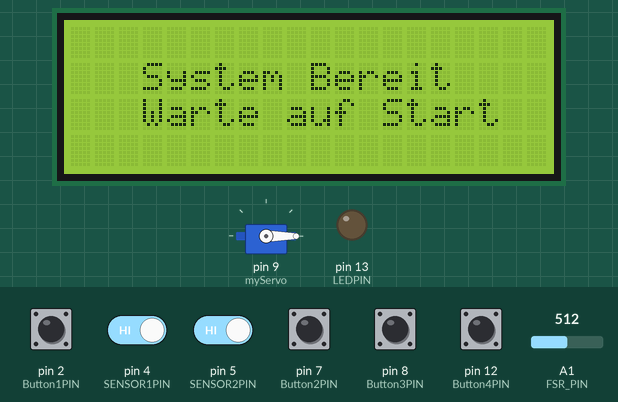
Bench run of a sketch on a simulated Arduino Uno, built with avr-gcc and run on an emulated ATmega328P. Parts: 20×4 character LCD, servo, output pins drawn as LEDs (lit = HIGH). The inputs (shaded band) are chosen by the test bench; at power-on: pin 2 (Button1PIN), pin 4 (SENSOR1PIN), pin 5 (SENSOR2PIN), pin 7 (Button2PIN), pin 8 (Button3PIN), pin 12 (Button4PIN) HIGH, A1 (FSR_PIN) = 512. What the sketch prints to the serial monitor is not drawn.

Above: at 1.3 s.
1.4 s: pin 4 (SENSOR1PIN) driven LOW
At 1.8 s:
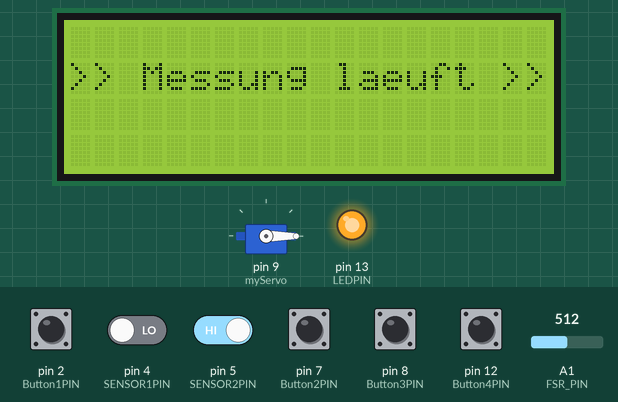
2.9 s: pin 7 (Button2PIN) pulled LOW for 0.15 s
At 3.5 s:
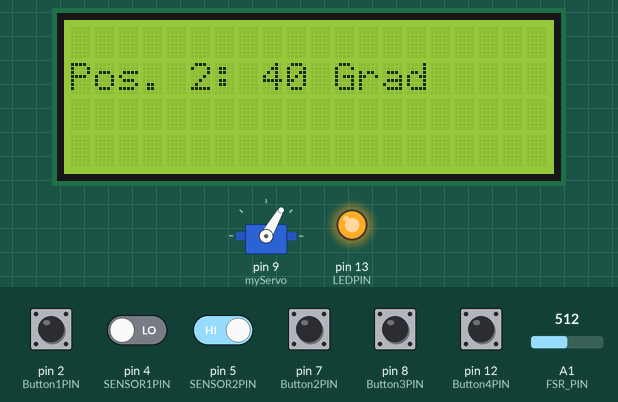
4.5 s: pin 5 (SENSOR2PIN) driven LOW
At 5.8 s:
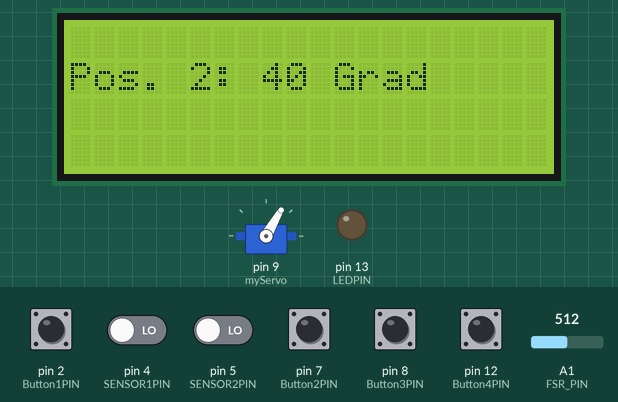
7.5 s: A1 (FSR_PIN) set to 529
9.0 s: A1 (FSR_PIN) set to 549
10.5 s: pin 12 (Button4PIN) pulled LOW for 0.15 s
At 10.59 s:
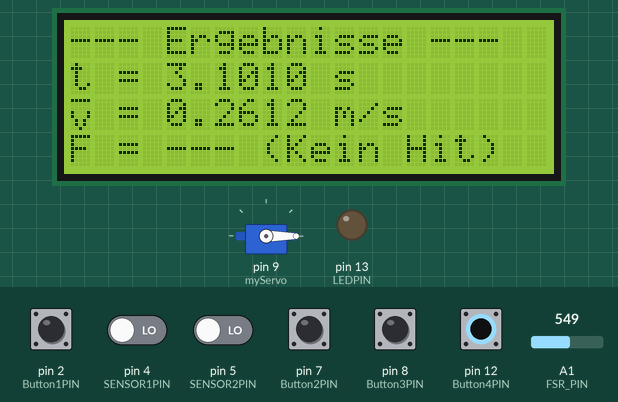
Timing chart, 0 to 13.1 s (numbered marks = the images above; inputs shaded):
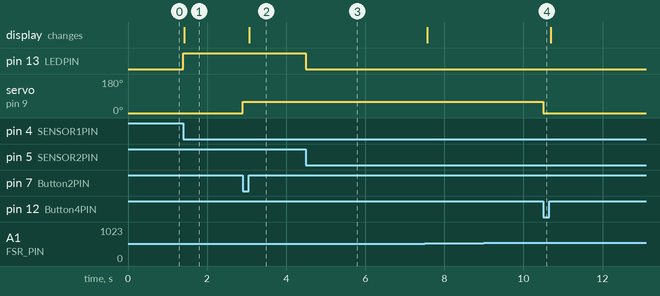

Measured:
- after the input at 1.4 s, pin 13 (LEDPIN): LOW → HIGH at once; the display: changes at once (image 1)
- after the input at 2.9 s, servo on pin 9 (myServo): 0° → 60° at once; the display: changes after 0.17 s (image 2)
- after the input at 4.5 s, pin 13 (LEDPIN): HIGH → LOW at once
- after the input at 9.0 s, every drawn part: stays the same
- after the input at 10.5 s, servo on pin 9 (myServo): 60° → 0° at once

The sketch:

arduino-control.ino
```cpp
#include <Wire.h>
#include <LiquidCrystal_I2C.h>
#include <Servo.h>

// ===========================================================================
// PROJEKT: Statistik-Teststrecke mit Kugelbahn
// ===========================================================================
// Hardware:
// - Arduino Uno
// - LCD 20x4 (I2C)
// - FSR-Sensor
// - 2x IR-Lichtschranken
// - Servo-Motor
//
// Funktion:
// - Misst die Zeit zwischen zwei Punkten
// - Berechnet die Geschwindigkeit
// - Misst die Aufprallkraft am Ende der Bahn
//
// Ausgabe:
// - LCD-Display (4 Nachkommastellen)
// - Serieller Monitor
// ===========================================================================

// ===========================================================================
// OBJEKTE
// ===========================================================================
Servo myServo;                     // Servo-Objekt zur Steuerung des Motors
LiquidCrystal_I2C lcd(0x27, 20, 4); // LCD-Adresse: 0x27, 20 Spalten, 4 Zeilen

// ===========================================================================
// PHYSIKALISCHE KONSTANTEN UND EINSTELLUNGEN
// ===========================================================================
const float DISTANCE_METERS = 0.81;      // Abstand zwischen den beiden Sensoren in Metern
const unsigned long minRaceTime = 200;   // Minimale Laufzeit zur Entprellung (ms)

// ===========================================================================
// KALIBRIERUNGSWERTE (BENUTZERDEFINIERT)
// Diese Werte wurden experimentell ermittelt, damit 100 g genau 1 N entsprechen
// ===========================================================================
const float ZERO_OFFSET = 2158.63;       // Nullpunkt-Korrektur
const float CALIBRATION_FACTOR = 2628.51; // Umrechnungsfaktor

// ===========================================================================
// BENUTZERDEFINIERTES ZEICHEN (Custom Char)
// Erstellt ein 'v' mit Querstrich darüber (Symbol für Durchschnittsgeschwindigkeit)
// ===========================================================================
byte v_quer[8] = {
  0b11111,
  0b00000,
  0b00000,
  0b10001,
  0b10001,
  0b01010,
  0b01010,
  0b00100
};

// ===========================================================================
// PIN-ZUWEISUNGEN (HARDWARE-KONFIGURATION)
// ===========================================================================
#define LEDPIN      13   // Optionale Status-LED
#define SENSOR1PIN  4    // Erster IR-Sensor (Start)
#define SENSOR2PIN  5    // Zweiter IR-Sensor (Ziel)
#define Button1PIN  2    // Taster 1 (Servo Position 1)
#define Button2PIN  7    // Taster 2 (Servo Position 2)
#define Button3PIN  8    // Taster 3 (Servo Position 3)
#define Button4PIN  12   // Taster 4 (System Reset)
#define FSR_PIN     A1   // Analoger Eingang für den Kraftsensor (FSR)

// ===========================================================================
// SYSTEMVARIABLEN
// ===========================================================================
const float R_DIV = 10000.0;   // Widerstand im Spannungsteiler (10 kOhm)

int dynamicThreshold = 0;      // Variabler Schwellenwert zur Rauschunterdrückung

int sensor1State = 0;
int lastSensor1State = 0;

int sensor2State = 0;
int lastSensor2State = 0;

int Button1State;
int Button2State;
int Button3State;
int Button4State;

// ===========================================================================
// ZEITMESSUNG
// ===========================================================================
bool timingActive = false;     // Läuft die Messung aktuell?
unsigned long startTime = 0;   // Startzeitpunkt der Messung

// ===========================================================================
// SETUP: INITIALISIERUNG DES SYSTEMS
// ===========================================================================
void setup() {
  // --- Pin-Konfiguration ---
  pinMode(LEDPIN, OUTPUT);

  pinMode(SENSOR1PIN, INPUT_PULLUP);
  pinMode(SENSOR2PIN, INPUT_PULLUP);

  pinMode(Button1PIN, INPUT_PULLUP);
  pinMode(Button2PIN, INPUT_PULLUP);
  pinMode(Button3PIN, INPUT_PULLUP);
  pinMode(Button4PIN, INPUT_PULLUP);

  pinMode(FSR_PIN, INPUT);

  // --- Serielle Kommunikation ---
  Serial.begin(9600);

  // --- LCD initialisieren ---
  lcd.init();
  lcd.backlight();
  lcd.createChar(0, v_quer);

  // --- Startbildschirm ---
  lcd.clear();
  lcd.setCursor(0, 1);
  lcd.print("   System Bereit");
  lcd.setCursor(0, 2);
  lcd.print("   Warte auf Start");

  // --- Servo initialisieren ---
  myServo.attach(9);
  myServo.write(0);

  // --- Tabellenkopf für Seriellen Monitor (CSV-Format) ---
  Serial.println("Time(s), Speed(m/s), Force(N)");
}

// ===========================================================================
// LOOP: HAUPTPROGRAMMSCHLEIFE
// ===========================================================================
void loop() {
  // -------------------------------------------------------------------------
  // 1. Zustände aller Sensoren und Taster einlesen
  // -------------------------------------------------------------------------
  sensor1State = digitalRead(SENSOR1PIN);
  sensor2State = digitalRead(SENSOR2PIN);

  Button1State = digitalRead(Button1PIN);
  Button2State = digitalRead(Button2PIN);
  Button3State = digitalRead(Button3PIN);
  Button4State = digitalRead(Button4PIN);

  // -------------------------------------------------------------------------
  // 2. Servo-Steuerung für definierte Winkelpositionen
  // -------------------------------------------------------------------------
  if (Button1State == LOW) {
    myServo.write(0);
    delay(150);

    lcd.clear();
    lcd.setCursor(0, 1);
    lcd.print("Pos. 1: 50 Grad");
  }

  if (Button2State == LOW) {
    myServo.write(60);
    delay(150);

    lcd.clear();
    lcd.setCursor(0, 1);
    lcd.print("Pos. 2: 40 Grad");
  }

  if (Button3State == LOW) {
    myServo.write(120);
    delay(150);

    lcd.clear();
    lcd.setCursor(0, 1);
    lcd.print("Pos. 3: 35 Grad");
  }

  if (Button4State == LOW) {
    // Reset-Funktion: Servo zurücksetzen und Display bereinigen
    myServo.write(0);
    delay(150);

    lcd.clear();
    lcd.setCursor(0, 1);
    lcd.print("   System Bereit");
    lcd.setCursor(0, 2);
    lcd.print("   Warte Auf Start");
  }

  // -------------------------------------------------------------------------
  // 3. Start der Zeitmessung (Trigger durch Sensor 1)
  // -------------------------------------------------------------------------
  if (sensor1State == LOW && lastSensor1State == HIGH && !timingActive) {
    startTime = millis();
    timingActive = true;

    digitalWrite(LEDPIN, HIGH);

    lcd.clear();
    lcd.setCursor(0, 1);
    lcd.print(">> Messung laeuft >>");
  }

  // -------------------------------------------------------------------------
  // 4. Stopp der Zeitmessung und Datenerfassung (Trigger durch Sensor 2)
  // -------------------------------------------------------------------------
  if (sensor2State == LOW && lastSensor2State == HIGH && timingActive) {
    // Sicherheitsabfrage: Mindestlaufzeit zur Vermeidung von Fehltriggern
    if ((millis() - startTime) > minRaceTime) {
      // ---------------------------------------------------------------------
      // A. Berechnung der Kinematik
      // ---------------------------------------------------------------------
      unsigned long stopTime = millis();
      unsigned long diffMs = stopTime - startTime;

      float diffSec = diffMs / 1000.0;
      float speedMPS = DISTANCE_METERS / diffSec;

      timingActive = false;
      digitalWrite(LEDPIN, LOW);

      // ---------------------------------------------------------------------
      // B. Vorbereitung der Kraftmessung
      // ---------------------------------------------------------------------
      int noiseLevel = analogRead(FSR_PIN);
      dynamicThreshold = noiseLevel + 30;

      if (dynamicThreshold < 100) {
        dynamicThreshold = 100;
      }

      // ---------------------------------------------------------------------
      // C. Daten sammeln (Mehrfachmessung)
      // Ziel: Erfassung des Aufpralls mit hoher Präzision
      // ---------------------------------------------------------------------
      unsigned long waitStart = millis();

      long totalRawSum = 0;
      int sampleCount = 0;
      int maxRawReading = 0;
      bool impactDetected = false;

      // Warten maximal 3 Sekunden auf einen Aufprall
      while (millis() - waitStart < 3000) {
        int currentReading = analogRead(FSR_PIN);

        // Wenn Schwellenwert überschritten wird -> Aufprall erkannt
        if (currentReading > dynamicThreshold) {
          impactDetected = true;
          unsigned long peakTimer = millis();

          // Erfassungsfenster: 50 ms lang Daten sammeln
          while (millis() - peakTimer < 50) {
            int r = analogRead(FSR_PIN);

            if (r > maxRawReading) {
              maxRawReading = r;
            }

            totalRawSum += r;
            sampleCount++;
          }

          break;
        }
      }

      // ---------------------------------------------------------------------
      // D. Physikalische Berechnung der Kraft (Newton)
      // ---------------------------------------------------------------------
      float forceNewtons = 0.0;

      if (impactDetected && sampleCount > 0) {
        float averageRaw = (float)totalRawSum / sampleCount;
        float finalRawValue = (maxRawReading + averageRaw) / 2.0;

        // Umrechnung Analogwert -> Spannung
        float voltageAtPin = finalRawValue * (5.0 / 1023.0);

        if (voltageAtPin > 0) {
          // Berechnung des FSR-Widerstands und Leitwerts
          float fsrResistance =
              (5000.0 - (voltageAtPin * 1000)) * R_DIV / (voltageAtPin * 1000);

          float fsrConductance = 1000000.0 / fsrResistance;

          // ---------------------------------------------------------------
          // Benutzerspezifische Kalibrierung
          // Formel: (Leitwert - Nullpunkt) / Kalibrierungsfaktor
          // ---------------------------------------------------------------
          float netCond = fsrConductance - ZERO_OFFSET;

          if (netCond < 0) {
            netCond = 0;
          }

          forceNewtons = netCond / CALIBRATION_FACTOR;
        }
      }

      // ---------------------------------------------------------------------
      // E. Ausgabe der Ergebnisse auf dem LCD
      // ---------------------------------------------------------------------
      lcd.clear();
      lcd.setCursor(0, 0);
      lcd.print("--- Ergebnisse ---");

      // Zeile 2: Zeit
      lcd.setCursor(0, 1);
      lcd.print("t = ");
      lcd.print(diffSec, 4);
      lcd.print(" s");

      // Zeile 3: Geschwindigkeit
      lcd.setCursor(0, 2);
      lcd.write(0);  // v-quer Symbol
      lcd.print(" = ");
      lcd.print(speedMPS, 4);
      lcd.print(" m/s");

      // Zeile 4: Kraft
      lcd.setCursor(0, 3);
      lcd.print("F = ");

      if (impactDetected) {
        lcd.print(forceNewtons, 4);
        lcd.print(" N");
      } else {
        lcd.print("--- (Kein Hit)");
      }

      // ---------------------------------------------------------------------
      // F. Ausgabe auf dem Seriellen Monitor (CSV-Format)
      // ---------------------------------------------------------------------
      Serial.print(diffSec, 4);
      Serial.print(", ");

      Serial.print(speedMPS, 4);
      Serial.print(", ");

      Serial.println(forceNewtons, 4);
    }
  }

  // -------------------------------------------------------------------------
  // 5. Zustände für nächsten Schleifendurchlauf speichern
  // -------------------------------------------------------------------------
  lastSensor1State = sensor1State;
  lastSensor2State = sensor2State;
}
```
